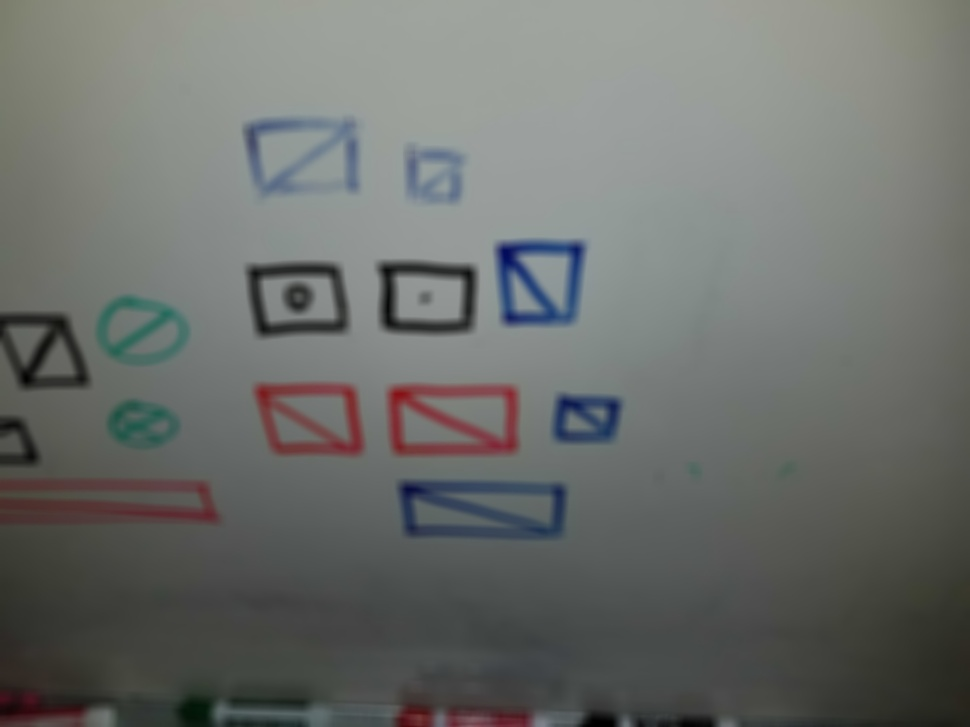
//> input picture tmp02.jpg, 970 x 727 px, shrunk from 4032 x 3024 before the run
$ ./test3 tmp02.jpg   (built with g++ and OpenCV 4)
//> lines starting //> are read from the running program, lines starting //| are printed output that depends on the picture; after the words box and inside, x2 and y2 are one past the last pixel; in counts of white or black regions, pixels touching at a corner belong together
#include "opencv2/imgcodecs.hpp"
#include "opencv2/highgui.hpp"
#include "opencv2/imgproc.hpp"
#include <iostream>
using namespace cv;
using namespace std;
Mat src_gray;
int thresh = 100;
RNG rng(12345);
void thresh_callback(int, void*, Mat source);
int main( int argc, char** argv )
{
    CommandLineParser parser( argc, argv, "{@input | stuff.jpg | input image}" );
    Mat src = imread( samples::findFile( parser.get<String>( "@input" ) ) );
//> src is the input picture: 727 rows x 970 cols, CV_8UC3; mean B, G, R 107.6, 110.6, 107.9
    if( src.empty() )
    {
        cout << "Could not open or find the image!\n" << endl;
        cout << "usage: " << argv[0] << " <Input image>" << endl;
        return -1;
    }
    cvtColor( src, src_gray, COLOR_BGR2GRAY );
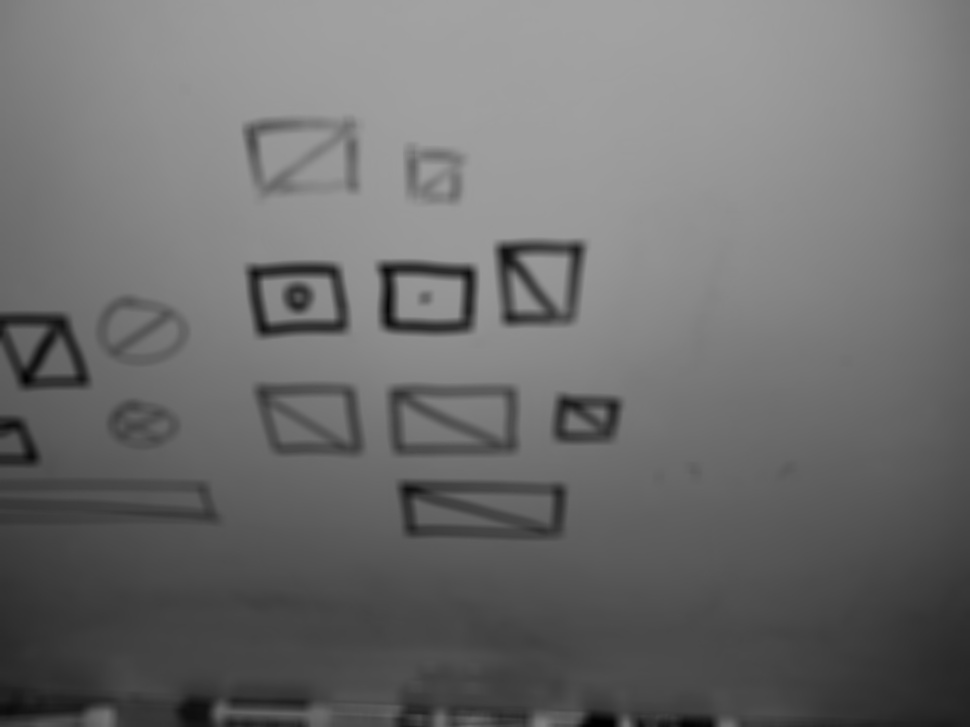
//> src_gray: 727 rows x 970 cols, CV_8UC1; min 0, max 163, mean 109.6
    blur( src_gray, src_gray, Size(3,3) );
//> src_gray: 727 rows x 970 cols, CV_8UC1; 9.42% of pixels changed, all inside (x1, y1, x2, y2) = (0, 0, 970, 727)
    const char* source_window = "Source";
    namedWindow( source_window );
    // imshow( source_window, src );
    const int max_thresh = 255;
    // createTrackbar( "Canny thresh:", source_window, &thresh, max_thresh, thresh_callback );
    thresh_callback( 0, 0, src );
    waitKey();
    return 0;
}
void thresh_callback(int, void*, Mat source)
{
    Mat canny_output;
    Canny( src_gray, canny_output, thresh, thresh*2 );
//> canny_output: 727 rows x 970 cols, CV_8UC1; every value is 0
    vector<vector<Point> > contours;
    findContours( canny_output, contours, RETR_TREE, CHAIN_APPROX_SIMPLE );
//> contours = 0 contours
    vector<vector<Point> > contours_poly( contours.size() );
//> contours_poly = 0 contours
    vector<Rect> boundRect( contours.size() );
    vector<Point2f>centers( contours.size() );
    vector<float>radius( contours.size() );
    for( size_t i = 0; i < contours.size(); i++ )
    {
        approxPolyDP( contours[i], contours_poly[i], 3, true );
        boundRect[i] = boundingRect( contours_poly[i] );
        minEnclosingCircle( contours_poly[i], centers[i], radius[i] );
    }
//> this loop made 0 passes
    Mat drawing = Mat::zeros( canny_output.size(), CV_8UC3 );
    for( size_t i = 0; i< contours.size(); i++ )
    {
        Scalar color = Scalar( rng.uniform(0, 256), rng.uniform(0,256), rng.uniform(0,256) );
        drawContours( source, contours_poly, (int)i, color );
        rectangle( source, boundRect[i].tl(), boundRect[i].br(), color, 2 );
        circle( source, centers[i], (int)radius[i], color, 2 );
    }
    // imshow( "Contours", drawing );
    imwrite("tmp1.jpg", source);
}
